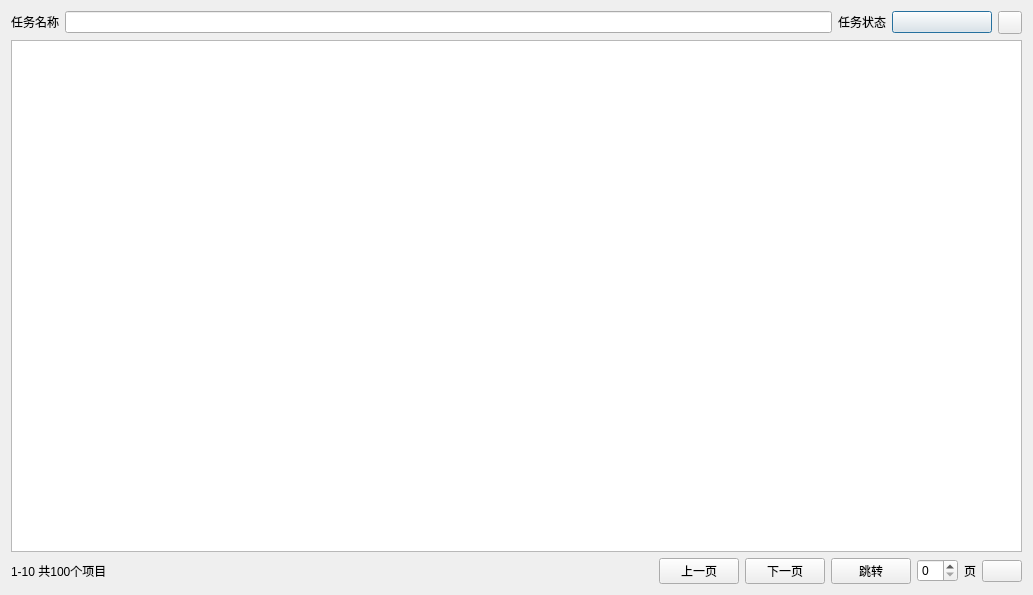
<?xml version="1.0" encoding="UTF-8"?>
<ui version="4.0">
 <class>Dialog</class>
 <widget class="QDialog" name="Dialog">
  <property name="geometry">
   <rect>
    <x>0</x>
    <y>0</y>
    <width>1033</width>
    <height>595</height>
   </rect>
  </property>
  <property name="windowTitle">
   <string>Dialog</string>
  </property>
  <layout class="QVBoxLayout" name="verticalLayout_3">
   <item>
    <layout class="QHBoxLayout" name="horizontalLayout_2">
     <item>
      <widget class="BodyLabel" name="BodyLabel_3">
       <property name="sizePolicy">
        <sizepolicy hsizetype="Fixed" vsizetype="Fixed">
         <horstretch>0</horstretch>
         <verstretch>0</verstretch>
        </sizepolicy>
       </property>
       <property name="text">
        <string>任务名称</string>
       </property>
      </widget>
     </item>
     <item>
      <widget class="LineEdit" name="projectNameFilterLE"/>
     </item>
     <item>
      <widget class="BodyLabel" name="BodyLabel">
       <property name="sizePolicy">
        <sizepolicy hsizetype="Fixed" vsizetype="Fixed">
         <horstretch>0</horstretch>
         <verstretch>0</verstretch>
        </sizepolicy>
       </property>
       <property name="text">
        <string>任务状态</string>
       </property>
      </widget>
     </item>
     <item>
      <widget class="ComboBox" name="statusFilterCb">
       <property name="minimumSize">
        <size>
         <width>100</width>
         <height>0</height>
        </size>
       </property>
      </widget>
     </item>
     <item>
      <widget class="PrimaryToolButton" name="searchTb"/>
     </item>
    </layout>
   </item>
   <item>
    <widget class="TableWidget" name="projectTableWidget"/>
   </item>
   <item>
    <layout class="QHBoxLayout" name="horizontalLayout_3">
     <item>
      <widget class="StrongBodyLabel" name="projectsTotalLabel">
       <property name="text">
        <string>1-10 共100个项目</string>
       </property>
      </widget>
     </item>
     <item>
      <spacer name="horizontalSpacer">
       <property name="orientation">
        <enum>Qt::Horizontal</enum>
       </property>
       <property name="sizeHint" stdset="0">
        <size>
         <width>40</width>
         <height>20</height>
        </size>
       </property>
      </spacer>
     </item>
     <item>
      <widget class="PrimaryPushButton" name="lastPb">
       <property name="text">
        <string>上一页</string>
       </property>
      </widget>
     </item>
     <item>
      <widget class="PrimaryPushButton" name="nextPb">
       <property name="text">
        <string>下一页</string>
       </property>
      </widget>
     </item>
     <item>
      <widget class="PrimaryPushButton" name="jumpPb">
       <property name="text">
        <string>跳转</string>
       </property>
      </widget>
     </item>
     <item>
      <widget class="SpinBox" name="pageIndexSpinBox"/>
     </item>
     <item>
      <widget class="BodyLabel" name="BodyLabel_7">
       <property name="sizePolicy">
        <sizepolicy hsizetype="Fixed" vsizetype="Fixed">
         <horstretch>0</horstretch>
         <verstretch>0</verstretch>
        </sizepolicy>
       </property>
       <property name="text">
        <string>页</string>
       </property>
      </widget>
     </item>
     <item>
      <widget class="ComboBox" name="pageSizeComboBox"/>
     </item>
    </layout>
   </item>
  </layout>
 </widget>
 <customwidgets>
  <customwidget>
   <class>ComboBox</class>
   <extends>QPushButton</extends>
   <header>qfluentwidgets</header>
  </customwidget>
  <customwidget>
   <class>PushButton</class>
   <extends>QPushButton</extends>
   <header>qfluentwidgets</header>
  </customwidget>
  <customwidget>
   <class>PrimaryPushButton</class>
   <extends>PushButton</extends>
   <header>qfluentwidgets</header>
  </customwidget>
  <customwidget>
   <class>ToolButton</class>
   <extends>QToolButton</extends>
   <header>qfluentwidgets</header>
  </customwidget>
  <customwidget>
   <class>PrimaryToolButton</class>
   <extends>ToolButton</extends>
   <header>qfluentwidgets</header>
  </customwidget>
  <customwidget>
   <class>BodyLabel</class>
   <extends>QLabel</extends>
   <header>qfluentwidgets</header>
  </customwidget>
  <customwidget>
   <class>StrongBodyLabel</class>
   <extends>QLabel</extends>
   <header>qfluentwidgets</header>
  </customwidget>
  <customwidget>
   <class>LineEdit</class>
   <extends>QLineEdit</extends>
   <header>qfluentwidgets</header>
  </customwidget>
  <customwidget>
   <class>SpinBox</class>
   <extends>QSpinBox</extends>
   <header>qfluentwidgets</header>
  </customwidget>
  <customwidget>
   <class>TableWidget</class>
   <extends>QTableWidget</extends>
   <header>qfluentwidgets</header>
  </customwidget>
 </customwidgets>
 <resources/>
 <connections/>
</ui>
